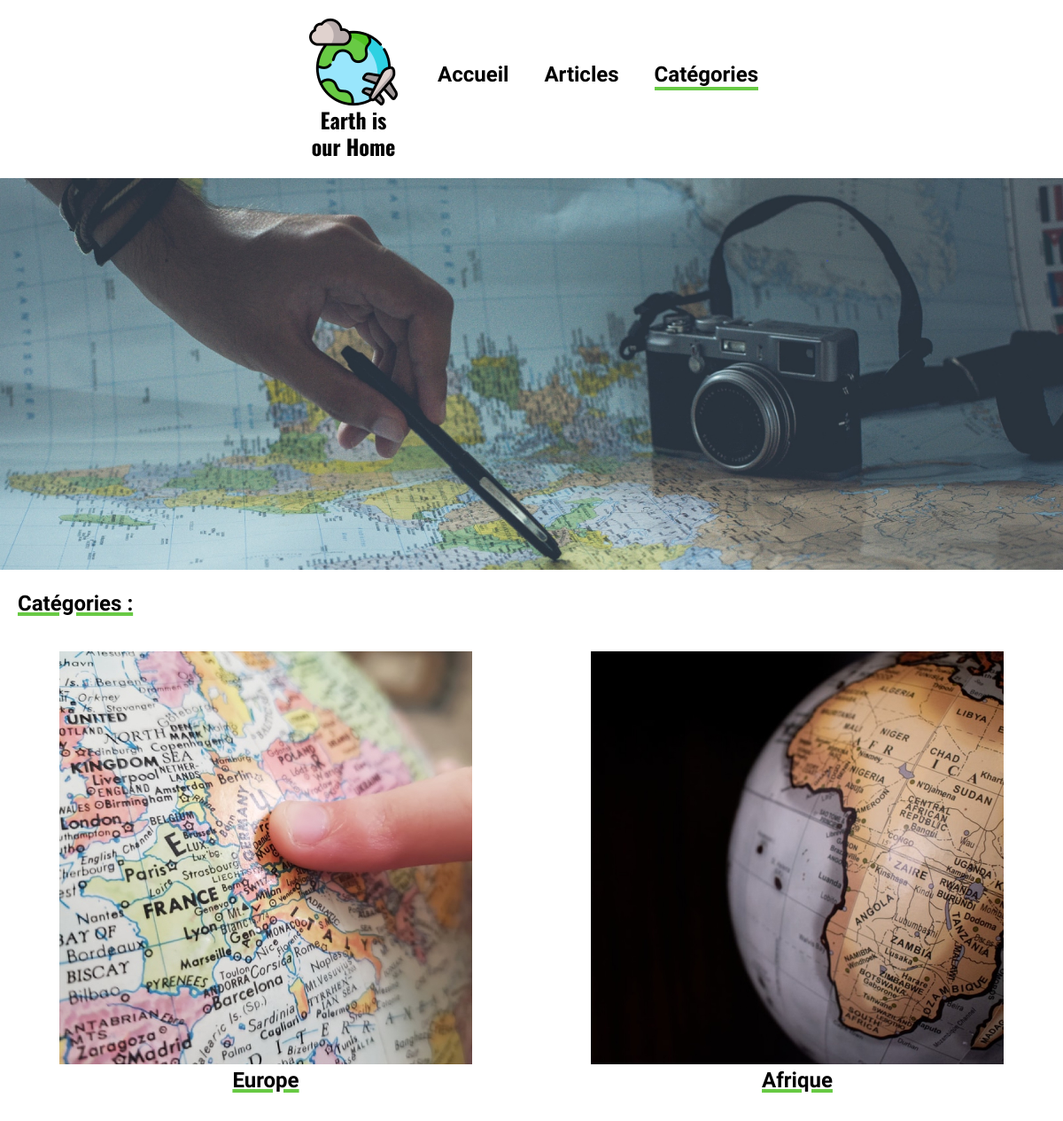
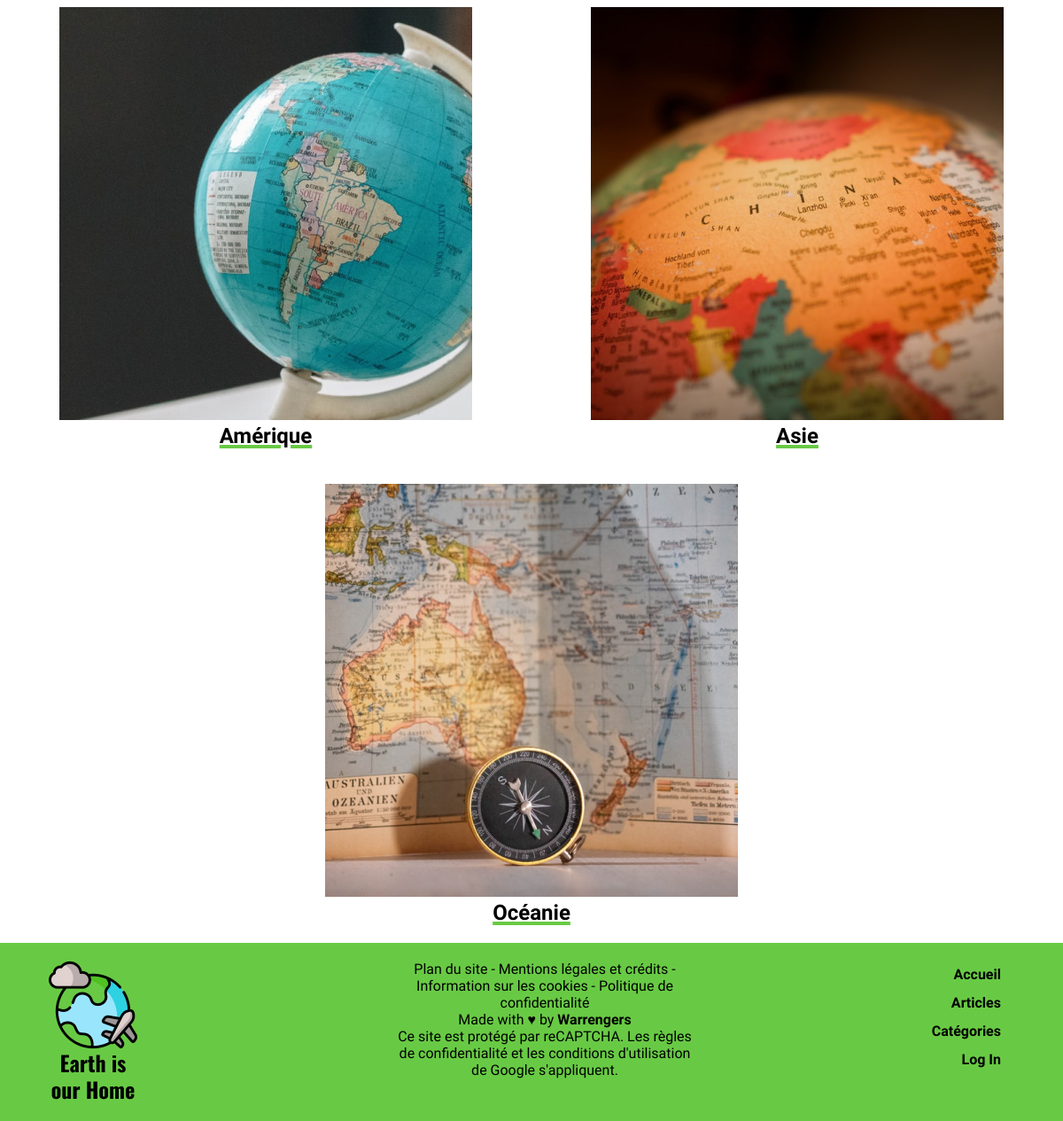
/categories.php, run on the app's committed database (2 pictures, top to bottom).
### tables this page shows
CREATE TABLE IF NOT EXISTS `categories` (
  `id_category` int NOT NULL AUTO_INCREMENT,
  `category` varchar(255) NOT NULL,
  `image_cat` varchar(255) NOT NULL,
  PRIMARY KEY (`id_category`)
);

### categories.php (the view, shortened to what this page needs)
<?php
require_once 'connect.php';
$req = $db->query('SELECT `id_category`, `category`, `image_cat` FROM `categories`');
?>
<h1 class="titreCategorie">Catégories :</h1>
<div class="sectionCategories">
<?php
while ($article = $req->fetch(PDO::FETCH_ASSOC)) {
?>
    <article class="categories">
        <a href="./categories_suite.php?id=<?=$article['id_category']?>"><img src='<?=$article['image_cat']?>'></a>
        <h2> <a href="./categories_suite.php?id=<?=$article['id_category']?>"><?=$article['category']?></a></h2>
    </article>
<?php
}
?>
</div>
<?php
$content = ob_get_clean();
require 'views/template_categories.php';

### views/template_categories.php (shortened to what this page needs)
<!DOCTYPE html>
<html lang="en">
<head>
    <link rel="stylesheet" href="./views/css/style_site.css">
    <link rel="stylesheet" href="./views/css/style_site_responsive.css">
</head>
<body>
    <header>
        <div class="logomenu">
            <div class="logoheader">
                <img src="img/logo.png" alt="logo">
            </div>
            <nav class="menuheader">
                <ul>
                    <li class="accueil"><a href="accueil.php">Accueil</a></li>
                    <li class="article"><a href="articles.php">Articles</a></li>
                    <li class="categorie en-cours"><a href="categories.php">Catégories</a></li>
                </ul>
            </nav>
        </div>
        <div class="imageheader">
            <img src="img/header.jpg" alt="map world">
        </div>
    </header>
    <section>
        <?= $content ?>
    </section>
    <footer class="footerCategorie">
        <div class="footerpack">
            <div class="footerpack1">
                <img src="./img/logo.png" alt="logo" />
        </div>
        <div class="footerpack2">
            <p>
            Plan du site - Mentions légales et crédits - Information sur les
            cookies - Politique de confidentialité
            <br />
            Made with ♥ by <strong>Warrengers</strong>
            <br />
            Ce site est protégé par reCAPTCHA. Les règles de confidentialité et
            les conditions d'utilisation de Google s'appliquent.
            </p>
        </div>
        <div class="footerpack3">
            <nav class="menufooter">
                <ul>
                    <li><a href="accueil.php">Accueil</a></li>
                    <li><a href="articles.php">Articles</a></li>
                    <li><a href="categories.php">Catégories</a></li>
                    <li><a href="login.php">Log In</a></li>
                </ul>
            </nav>
        </div>
    </footer>
</body>
</html>

### views/css/style_site.css (style rules this page uses)
* { margin: 0; padding: 0; }
body { font-family: "Quattrocento", serif; color: #000000; }
.logomenu { display: flex; justify-content: center; }
.logoheader { margin: 20px; }
.menuheader { position: relative; top: 70px; font-family: "Oswald", sans-serif; font-weight: bold; font-size: 24px; }
.menuheader ul { display: flex; list-style-type: none; }
.menuheader li { margin: 0 20px; }
.menuheader a { text-decoration: none; color: #000000; }
.accueil::after { content: ""; width: 0; border-bottom: 4px solid #99e6fc; transition: all 0.5s ease; }
.article::after { content: ""; width: 0; border-bottom: 4px solid #e0d2ce; transition: all 0.5s ease; }
.categorie::after { content: ""; width: 0; border-bottom: 4px solid #68ca44; transition: all 0.5s ease; }
.en-cours::after { display: block; width: 100%; }
.imageheader img { width: 100%; }
.footerCategorie { background-color: #68ca44; }
.footerpack { display: flex; }
.footerpack1, .footerpack2, .footerpack3 { width: 33%; margin: 20px; }
.footerpack1 { margin-left: 50px; }
.footerpack2 { text-align: center; }
.menufooter { display: flex; flex-direction: column; text-align: right; margin-right: 50px; }
.menufooter ul { list-style-type: none; }
.menufooter a { text-decoration: none; color: #000000; font-family: "Oswald", sans-serif; font-weight: bold; line-height: 2rem; }
h1 { font-family: "Oswald", sans-serif; margin-bottom: 20px; margin-left: 20px; }
.titreCategorie { text-decoration: underline 4px solid #68ca44; }
.sectionCategories { display: flex; flex-wrap: wrap; justify-content: space-around; }
.categories { margin: 20px; }
.categories img { width: 100%; opacity: 1; -webkit-transition: 0.3s ease-in-out; transition: 0.3s ease-in-out; }
.categories h2 { text-align: center; }
.categories h2 a { font-family: "Oswald", sans-serif; color: #000000; text-decoration: underline 4px solid #68ca44; }

### data on the page
categories: image_cat (picture), category "Europe"
categories: image_cat (picture), category "Afrique"
categories: image_cat (picture), category "Amérique"
categories: image_cat (picture), category "Asie"
categories: image_cat (picture), category "Océanie"
